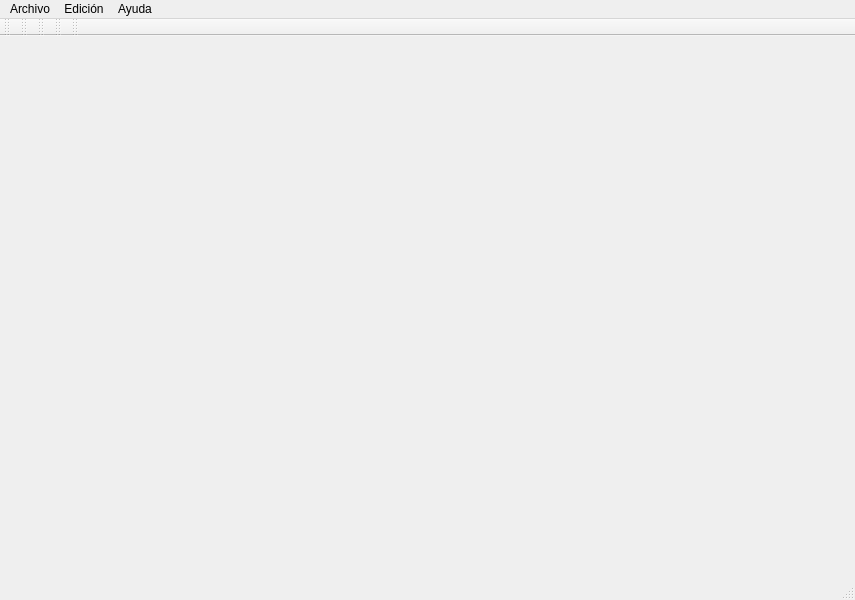
<?xml version="1.0" encoding="UTF-8"?>
<ui version="4.0">
 <class>VentanaPrincipal</class>
 <widget class="QMainWindow" name="VentanaPrincipal">
  <property name="geometry">
   <rect>
    <x>0</x>
    <y>0</y>
    <width>855</width>
    <height>600</height>
   </rect>
  </property>
  <property name="windowTitle">
   <string>MainWindow</string>
  </property>
  <widget class="QMenuBar" name="menubar">
   <property name="geometry">
    <rect>
     <x>0</x>
     <y>0</y>
     <width>855</width>
     <height>25</height>
    </rect>
   </property>
   <widget class="QMenu" name="menuArchivo">
    <property name="title">
     <string>Archivo</string>
    </property>
   </widget>
   <widget class="QMenu" name="menuAyuda">
    <property name="title">
     <string>Ayuda</string>
    </property>
   </widget>
   <widget class="QMenu" name="menuEdicion">
    <property name="title">
     <string>Edición</string>
    </property>
   </widget>
   <addaction name="menuArchivo"/>
   <addaction name="menuEdicion"/>
   <addaction name="menuAyuda"/>
  </widget>
  <widget class="QStatusBar" name="statusbar"/>
  <widget class="QToolBar" name="toolBarArchivo">
   <property name="windowTitle">
    <string>toolBar</string>
   </property>
   <attribute name="toolBarArea">
    <enum>TopToolBarArea</enum>
   </attribute>
   <attribute name="toolBarBreak">
    <bool>false</bool>
   </attribute>
  </widget>
  <widget class="QToolBar" name="toolBarEdicion">
   <property name="windowTitle">
    <string>toolBar</string>
   </property>
   <attribute name="toolBarArea">
    <enum>TopToolBarArea</enum>
   </attribute>
   <attribute name="toolBarBreak">
    <bool>false</bool>
   </attribute>
  </widget>
  <widget class="QToolBar" name="toolBarFiguras">
   <property name="windowTitle">
    <string>toolBar</string>
   </property>
   <attribute name="toolBarArea">
    <enum>TopToolBarArea</enum>
   </attribute>
   <attribute name="toolBarBreak">
    <bool>false</bool>
   </attribute>
  </widget>
  <widget class="QToolBar" name="toolBarPropiedades">
   <property name="windowTitle">
    <string>toolBar</string>
   </property>
   <attribute name="toolBarArea">
    <enum>TopToolBarArea</enum>
   </attribute>
   <attribute name="toolBarBreak">
    <bool>false</bool>
   </attribute>
  </widget>
  <widget class="QToolBar" name="toolBarTrazo">
   <property name="windowTitle">
    <string>toolBar</string>
   </property>
   <attribute name="toolBarArea">
    <enum>TopToolBarArea</enum>
   </attribute>
   <attribute name="toolBarBreak">
    <bool>false</bool>
   </attribute>
  </widget>
 </widget>
 <resources/>
 <connections/>
</ui>
